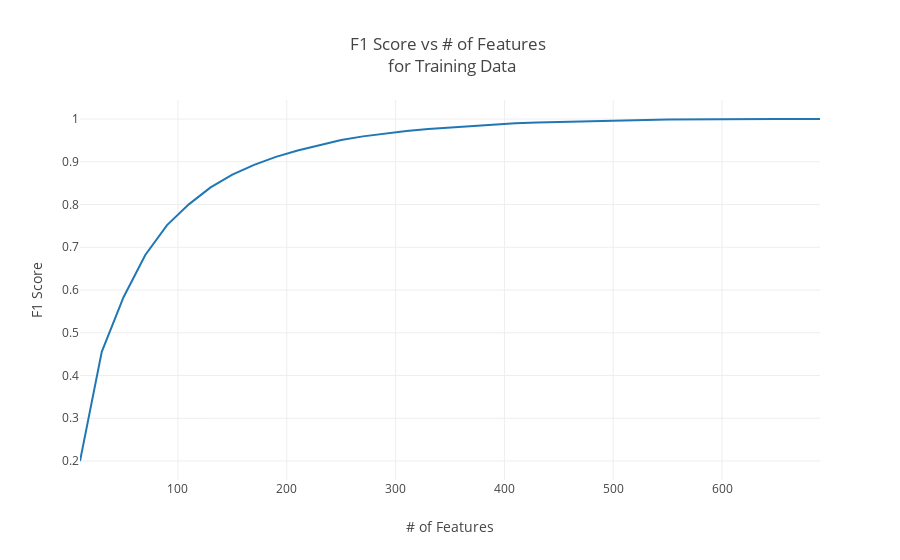

Notebook cell for this chart:
### Code cell
vs.plot_f1_train(train_f1, num_latent_feats)

### Figure 1 — Plotly figure (JSON) as saved in the notebook; plotly's stock layout.template omitted (floating-point values rounded to 4 significant figures)
{"data": [{"type": "scatter", "uid": "e3a75a10-c393-4a33-877b-7cb76316f49f", "x": [10, 30, 50, 70, 90, 110, 130, 150, 170, 190, 210, 230, 250, 270, 290, 310, 330, 350, 370, 390, 410, 430, 450, 470, 490, 510, 530, 550, 570, 590, 610, 630, 650, 670, 690], "y": [0.2001, 0.4552, 0.5831, 0.6819, 0.7518, 0.8003, 0.8401, 0.87, 0.8926, 0.9113, 0.9263, 0.9393, 0.9507, 0.9594, 0.9663, 0.9718, 0.9764, 0.9802, 0.9838, 0.9878, 0.9899, 0.9918, 0.9933, 0.9949, 0.996, 0.9969, 0.9979, 0.9987, 0.9992, 0.9995, 0.9996, 0.9998, 0.9999, 1, 1]}], "layout": {"title": {"text": "F1 Score vs # of Features <br> for Training Data"}, "xaxis": {"automargin": true, "title": {"text": "# of Features"}}, "yaxis": {"automargin": true, "title": {"text": "F1 Score"}}}}
